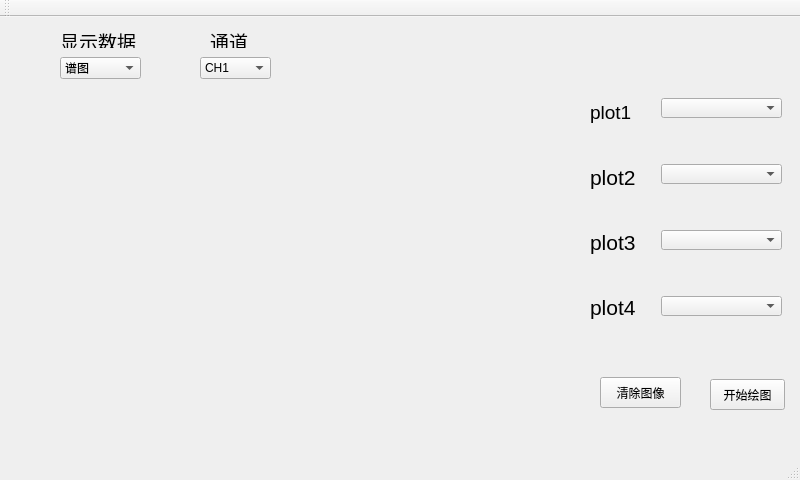
<?xml version="1.0" encoding="UTF-8"?>
<ui version="4.0">
 <class>MainWindow</class>
 <widget class="QMainWindow" name="MainWindow">
  <property name="geometry">
   <rect>
    <x>0</x>
    <y>0</y>
    <width>800</width>
    <height>480</height>
   </rect>
  </property>
  <property name="mouseTracking">
   <bool>false</bool>
  </property>
  <property name="windowTitle">
   <string>MainWindow</string>
  </property>
  <property name="styleSheet">
   <string notr="true"/>
  </property>
  <widget class="QWidget" name="centralWidget">
   <widget class="QwtPlot" name="plot">
    <property name="geometry">
     <rect>
      <x>0</x>
      <y>90</y>
      <width>581</width>
      <height>331</height>
     </rect>
    </property>
    <property name="styleSheet">
     <string notr="true">gridline-color: rgb(255, 255, 255);</string>
    </property>
    <property name="frameShadow">
     <enum>QFrame::Plain</enum>
    </property>
    <property name="autoReplot">
     <bool>true</bool>
    </property>
   </widget>
   <widget class="QPushButton" name="clean_btn">
    <property name="geometry">
     <rect>
      <x>600</x>
      <y>360</y>
      <width>81</width>
      <height>31</height>
     </rect>
    </property>
    <property name="text">
     <string>清除图像</string>
    </property>
   </widget>
   <widget class="QComboBox" name="showdata">
    <property name="geometry">
     <rect>
      <x>60</x>
      <y>40</y>
      <width>81</width>
      <height>22</height>
     </rect>
    </property>
    <item>
     <property name="text">
      <string>谱图</string>
     </property>
    </item>
    <item>
     <property name="text">
      <string>测量结果</string>
     </property>
    </item>
   </widget>
   <widget class="QComboBox" name="comboBox_2">
    <property name="geometry">
     <rect>
      <x>200</x>
      <y>40</y>
      <width>71</width>
      <height>22</height>
     </rect>
    </property>
    <item>
     <property name="text">
      <string>CH1</string>
     </property>
    </item>
    <item>
     <property name="text">
      <string>CH2</string>
     </property>
    </item>
   </widget>
   <widget class="QLabel" name="label">
    <property name="geometry">
     <rect>
      <x>60</x>
      <y>10</y>
      <width>81</width>
      <height>21</height>
     </rect>
    </property>
    <property name="text">
     <string>&lt;html&gt;&lt;head/&gt;&lt;body&gt;&lt;p&gt;&lt;span style=&quot; font-size:14pt;&quot;&gt;显示数据&lt;/span&gt;&lt;/p&gt;&lt;/body&gt;&lt;/html&gt;</string>
    </property>
   </widget>
   <widget class="QLabel" name="label_2">
    <property name="geometry">
     <rect>
      <x>210</x>
      <y>10</y>
      <width>54</width>
      <height>21</height>
     </rect>
    </property>
    <property name="text">
     <string>&lt;html&gt;&lt;head/&gt;&lt;body&gt;&lt;p&gt;&lt;span style=&quot; font-size:14pt;&quot;&gt;通道&lt;/span&gt;&lt;/p&gt;&lt;/body&gt;&lt;/html&gt;</string>
    </property>
   </widget>
   <widget class="QComboBox" name="plot1">
    <property name="geometry">
     <rect>
      <x>661</x>
      <y>81</y>
      <width>121</width>
      <height>20</height>
     </rect>
    </property>
   </widget>
   <widget class="QComboBox" name="plot2">
    <property name="geometry">
     <rect>
      <x>661</x>
      <y>147</y>
      <width>121</width>
      <height>20</height>
     </rect>
    </property>
   </widget>
   <widget class="QComboBox" name="plot3">
    <property name="geometry">
     <rect>
      <x>661</x>
      <y>213</y>
      <width>121</width>
      <height>20</height>
     </rect>
    </property>
   </widget>
   <widget class="QComboBox" name="plot4">
    <property name="geometry">
     <rect>
      <x>661</x>
      <y>279</y>
      <width>121</width>
      <height>20</height>
     </rect>
    </property>
   </widget>
   <widget class="QLabel" name="label_3">
    <property name="geometry">
     <rect>
      <x>590</x>
      <y>80</y>
      <width>54</width>
      <height>31</height>
     </rect>
    </property>
    <property name="text">
     <string>&lt;html&gt;&lt;head/&gt;&lt;body&gt;&lt;p&gt;&lt;span style=&quot; font-size:14pt;&quot;&gt;plot1&lt;/span&gt;&lt;/p&gt;&lt;/body&gt;&lt;/html&gt;</string>
    </property>
   </widget>
   <widget class="QLabel" name="label_4">
    <property name="geometry">
     <rect>
      <x>590</x>
      <y>140</y>
      <width>61</width>
      <height>41</height>
     </rect>
    </property>
    <property name="text">
     <string>&lt;html&gt;&lt;head/&gt;&lt;body&gt;&lt;p&gt;&lt;span style=&quot; font-size:16pt;&quot;&gt;plot2&lt;/span&gt;&lt;/p&gt;&lt;/body&gt;&lt;/html&gt;</string>
    </property>
   </widget>
   <widget class="QLabel" name="label_5">
    <property name="geometry">
     <rect>
      <x>590</x>
      <y>210</y>
      <width>54</width>
      <height>31</height>
     </rect>
    </property>
    <property name="text">
     <string>&lt;html&gt;&lt;head/&gt;&lt;body&gt;&lt;p&gt;&lt;span style=&quot; font-size:16pt;&quot;&gt;plot3&lt;/span&gt;&lt;/p&gt;&lt;/body&gt;&lt;/html&gt;</string>
    </property>
   </widget>
   <widget class="QLabel" name="label_6">
    <property name="geometry">
     <rect>
      <x>590</x>
      <y>270</y>
      <width>71</width>
      <height>41</height>
     </rect>
    </property>
    <property name="text">
     <string>&lt;html&gt;&lt;head/&gt;&lt;body&gt;&lt;p&gt;&lt;span style=&quot; font-size:16pt;&quot;&gt;plot4&lt;/span&gt;&lt;/p&gt;&lt;/body&gt;&lt;/html&gt;</string>
    </property>
   </widget>
   <widget class="QPushButton" name="paint">
    <property name="geometry">
     <rect>
      <x>710</x>
      <y>362</y>
      <width>75</width>
      <height>31</height>
     </rect>
    </property>
    <property name="text">
     <string>开始绘图</string>
    </property>
   </widget>
  </widget>
  <widget class="QMenuBar" name="menuBar">
   <property name="geometry">
    <rect>
     <x>0</x>
     <y>0</y>
     <width>800</width>
     <height>23</height>
    </rect>
   </property>
  </widget>
  <widget class="QToolBar" name="mainToolBar">
   <attribute name="toolBarArea">
    <enum>TopToolBarArea</enum>
   </attribute>
   <attribute name="toolBarBreak">
    <bool>false</bool>
   </attribute>
  </widget>
  <widget class="QStatusBar" name="statusBar"/>
 </widget>
 <layoutdefault spacing="6" margin="11"/>
 <customwidgets>
  <customwidget>
   <class>QwtPlot</class>
   <extends>QFrame</extends>
   <header>qwt_plot.h</header>
  </customwidget>
 </customwidgets>
 <resources/>
 <connections/>
</ui>
